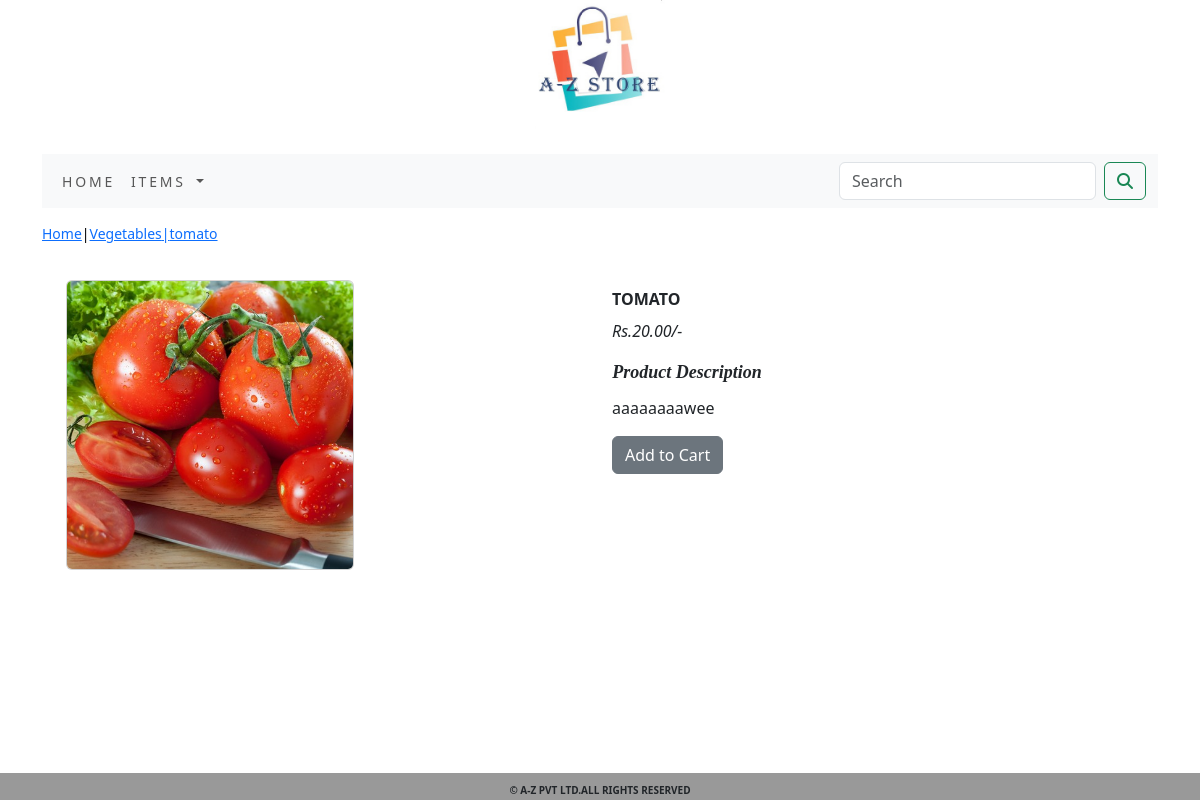
Page /vegetables/tomato/ on the committed database.
### ecom_app/models.py (models this page shows, shortened)
class Product(models.Model):
    name = models.CharField(max_length=250, unique=True)
    slug = models.SlugField(max_length=250, unique=True)
    description = models.TextField(blank=True)
    price = models.DecimalField(max_digits=10, decimal_places=2)
    category = models.ForeignKey(Category, on_delete=models.CASCADE)
    image = models.FileField(upload_to='product', blank=True)
    stock = models.IntegerField()
    available = models.BooleanField(default=True)
    created = models.DateTimeField(auto_now_add=True)
    updated = models.DateTimeField(auto_now=True)
    class Meta:
        ordering = ('name',)
        verbose_name = 'product'
        verbose_name_plural = 'products'

class Category(models.Model):
    name = models.CharField(max_length=250, unique=True)
    slug = models.SlugField(max_length=250, unique=True)
    description = models.TextField(blank=True)
    image = models.FileField(upload_to='category', blank=True)
    class Meta:
        ordering = ('name',)
        verbose_name = 'category'
        verbose_name_plural = 'categories'
    def get_url(self):
        return reverse('ecom_app:products_by_category', args=[self.slug])
    def __str__(self):
        return '{}'.format(self.name)

### ecom_app/views.py (the view)
# urls.py: path('<slug:c_slug>/<slug:product_slug>/',views.proDetail,name="prodCatDetail")
def proDetail(request,c_slug,product_slug):
    try:
        product=Product.objects.get(category__slug=c_slug,slug=product_slug)
    except Exception as e:
        raise e
    return render(request,"product.html",{'product':product})

### cart/context_processors.py (called while the page is built)
def counter(request):
    item_count=0
    if 'admin' in request.path:
        return {}
    else:
        try:
            cart=Cart.objects.filter(cart_id=_cart_id(request))
            car_items=CartItem.objects.all().filter(cart=cart[:1])
            for cart_item in car_items:
                item_count += cart_item.quantity
        except Cart.DoesNotExist:
            item_count=0
    return dict(item_count=item_count)

### cart/views.py (called while the page is built)
def _cart_id(request):
    cart = request.session.session_key
    if not cart:
        cart = request.session.create()
    return cart

### ecom_app/context_processors.py (called while the page is built)
def menu_links(request):
    links=Category.objects.all()
    return dict(links=links)

### templates/product.html (shortened to what this page needs)
{% extends 'base.html' %}
{% load static %}
{% block content %}
<div class="row my_prod_row_class">
    <div class="mx_auto">
        <p><a href="{% url 'ecom_app:allProdCat' %}">Home</a>|<a href="{{product.category.get_url}}">{{product.category}}|{{product.name}}</a></p>
</div>
</div>
<div class="container">
 <div class="row mx-auto">
    <div class="col-12 col-sm-12 col-md-12 col-lg-6 text-center">
        <div class="card text-center">
            <div><img class="card-img" src="{{product.image.url}}" alt="{{product.name}}" ></div>
        </div>
    </div>
    <div class="col-12 col-sm-12 col-md-12 col-lg-6">
             <div>
              <h1 class="my_prod_title"><b>{{product.name}}</b></h1>
                 <p><i>Rs.{{product.price}}/-</i></p>
              <p class="text-justify my_title"><b><em>Product Description</em></b></p>
              <p class=" my_prod_text">{{product.description}}</p>
                {% if product.stock <= 0 %}
                <p class="text-justify my_prod_text"><b>Out Of Stock</b></p>
                 {% else %}
                <a class="btn btn-secondary" href="{% url 'cart:add_cart' product.id %}">Add to Cart</a>
            {% endif %}
             </div>
    </div>
 </div>
</div>
{% endblock %}

### static/css/custom.css (style rules this page uses)
.my_title { font-size:16px; text_transform:uppercase; letter-spacing:.2em; }
.card { margin-bottom:30px; object-fit:cover }
.card { width:18rem; height:auto; }
.card-img { width:100%; height:18rem; object-fit:cover; }
.my_prod_row_class { padding-top:15px; padding-bottom:20px; }
.my_prod_row_class .mx_auto { color:#000; font-size:14px; text-decoration:none; }
.my_prod_title { font-size:16px; text-transform:uppercase; letter-spacing:em; padding-top:10px; padding-bottom:10px; margin:0px; }
.my_title { padding-top:px; padding-bottom:10px; letter-spacing:0em; font-size:18px; font-family:'Times New Roman'; margin:0.2px; }
.my_prod_text { padding-right:2px; padding-top:0px; padding-bottom:0px; }

### rows in the picture
Product: category "Vegetables", name "tomato", image (picture), name "TOMATO", price "20.00", description "aaaaaaaawee"
